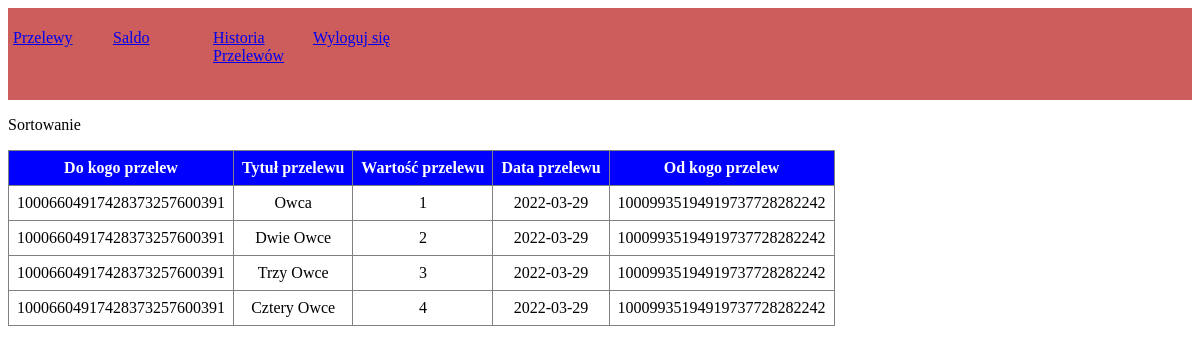
The page /historia.php (signed in) on the database its author committed.
### tables this page shows
CREATE TABLE `historia` (
  `id_history` bigint(20) UNSIGNED NOT NULL,
  `endowed` char(26) NOT NULL COMMENT 'nr konta osoby która dostała przelew',
  `title` varchar(255) NOT NULL,
  `amount` double NOT NULL,
  `date` date NOT NULL DEFAULT current_timestamp(),
  `generous` char(26) NOT NULL COMMENT 'nr konta osoby która wysłała przelew'
);

### historia.php (the view, shortened to what this page needs)
<!DOCTYPE html>
<html lang="pl" dir="ltr">
  <head>
    <link rel="stylesheet" href="css.css">
  </head>
  <body>
    <?php require_once "header.php";
    require_once "connect.php";?>
    <main>
      <article>
        <p>Sortowanie</p>
      </article>
      <table>
        <th>Do kogo przelew</th>
        <th>Tytuł przelewu</th>
        <th>Wartość przelewu</th>
        <th>Data przelewu</th>
        <th>Od kogo przelew</th>
        <?php
        if ($_SESSION['id_przywileju']>0)
        {
          $kwerenda="SELECT * FROM `historia`";
        }
        else
        {
          $kwerenda="SELECT `endowed`,`title`,`amount`,`date`,`generous`FROM `historia` WHERE `endowed` = '$_SESSION[id]' OR `generous` = '$_SESSION[id]' ";
        }
        $wynik= $connect -> query($kwerenda);
        while ($wiersz= $wynik -> fetch_assoc())
        {
          ?>
            <tr>
              <td><?= $wiersz["endowed"];?></td>
              <td><?= $wiersz["title"]?></td>
              <td><?= $wiersz["amount"]?></td>
              <td><?= $wiersz["date"]?></td>
              <td><?= $wiersz["generous"]?></td>
            </tr>
          <?php
        }
        ?>
      </table>
    </main>
  </body>
</html>

### header.php (shortened to what this page needs)
<nav>
  <?php
  if (is_null($_SESSION['id_przywileju']))
  {
    header('Location: logowanie.php?ty&error=Zaloguj się');
    exit();
  }
  else {
    if ($_SESSION['id_przywileju']<1)
    {
      echo <<< p1
        <p><a href="przelew.php">Przelewy</a></p>
      p1;
    }
    if ($_SESSION['id_przywileju']<1)
    {
      echo <<< p1
        <p><a href="saldo.php">Saldo</a></p>
      p1;
    }
    echo <<< p1
      <p><a href="historia.php">Historia Przelewów</a></p>
    p1;
    echo <<< p1
      <p><a href="./?wylog=true">Wyloguj się</a></p>
    p1;
  }
  ?>
</nav>

### css.css (style rules this page uses)
nav,footer { background-color: rgb(205, 92, 92); color: white; align-items: stretch; padding: 5px; display: flex; }
main { align-content: center; }
article { align-self: center; }
nav p { height: 50px; width: 100px; }
table, tr, td,th { border: 1px solid grey; border-collapse: collapse; text-align: center; padding: 8px; }
th { background-color: blue; color: white; }

### rows shown on the page
historia: endowed "10006604917428373257600391", title "Owca", amount "1", date "2022-03-29", generous "10009935194919737728282242"
historia: endowed "10006604917428373257600391", title "Dwie Owce", amount "2", date "2022-03-29", generous "10009935194919737728282242"
historia: endowed "10006604917428373257600391", title "Trzy Owce", amount "3", date "2022-03-29", generous "10009935194919737728282242"
historia: endowed "10006604917428373257600391", title "Cztery Owce", amount "4", date "2022-03-29", generous "10009935194919737728282242"
